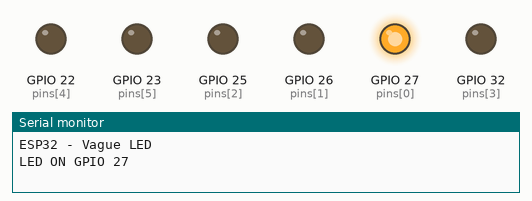
A sketch run on a simulated ESP32. Parts: output pins drawn as LEDs (lit = HIGH), the last lines printed to the serial monitor.

Above: at 0.15 s.
At 0.75 s:
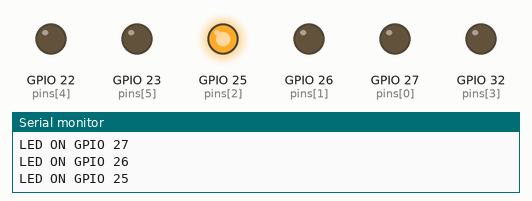
At 1.05 s:
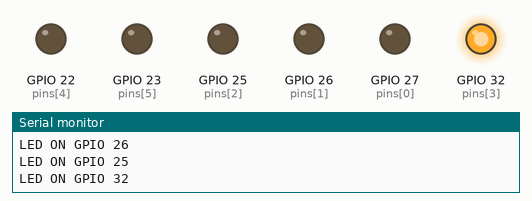
At 1.35 s:
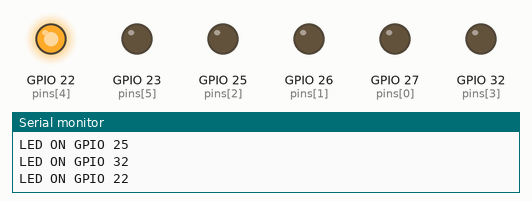
At 2.25 s:
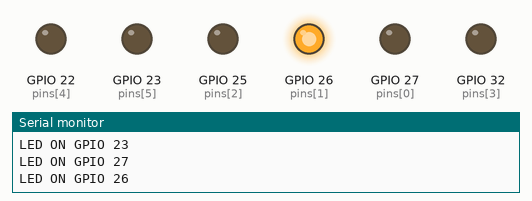
At 3.45 s:
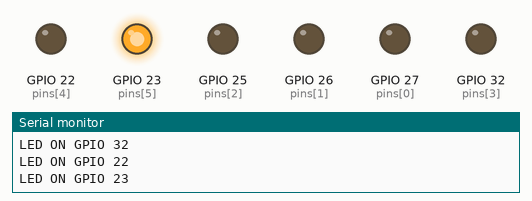
Timing chart, 0 to 4.1 s (numbered marks = the images above):
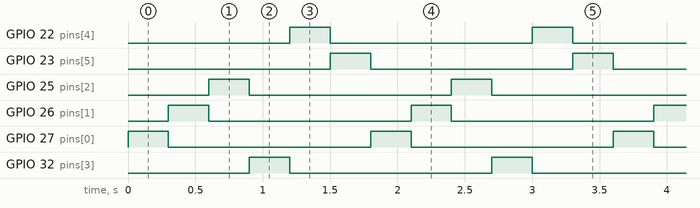

The sketch:

sketch_mdule_alarm.ino
```cpp
/*int pinLed1 = 27;
int pinLed2 = 26;
int pinLed3 = 25;
int pinLed4 = 32;
int pinLed5 = 22;
int pinLed6 = 23;

void setup() {
  Serial.begin(115200);
  pinMode(pinLed1, OUTPUT); // Définir le GPIO comme sortie
  pinMode(pinLed2, OUTPUT);
  pinMode(pinLed3, OUTPUT);
  pinMode(pinLed4, OUTPUT);
  pinMode(pinLed5, OUTPUT);
  pinMode(pinLed6, OUTPUT);
  while (!Serial)
  {
    ;
  }
  Serial.println("ESP32 OK !");
}

void loop() {
  digitalWrite(pinLed1, HIGH); // LED ON
  digitalWrite(pinLed2, HIGH);
  digitalWrite(pinLed3, HIGH);
  digitalWrite(pinLed4, HIGH);
  digitalWrite(pinLed5, HIGH);
  digitalWrite(pinLed6, HIGH);
  Serial.println("LED ON");
  Serial.println("Je suis vivant !/n/n");

  delay(1000);

  digitalWrite(pinLed1, LOW);  // LED OFF
  digitalWrite(pinLed2, LOW);
  digitalWrite(pinLed3, LOW);
  digitalWrite(pinLed4, LOW);
  digitalWrite(pinLed5, LOW);
  digitalWrite(pinLed6, LOW);
  Serial.println("LED OFF");
  Serial.println("Vie de Merde !");
  delay(1000);                // 1 seconde éteinte
}*/

int pins[] = {27, 26, 25, 32, 22, 23}; // tableau des GPIO
const int numLeds = 6;
int current = 0;

void setup() {
  Serial.begin(115200);
  for (int i = 0; i < numLeds; i++) {
    pinMode(pins[i], OUTPUT);
    digitalWrite(pins[i], LOW);
  }
  Serial.println("ESP32 - Vague LED");
}

void loop() {
  // Allumer LED courante
  digitalWrite(pins[current], HIGH);
  Serial.print("LED ON GPIO ");
  Serial.println(pins[current]);

  // Éteindre la LED précédente
  int previous = (current == 0) ? numLeds - 1 : current - 1;
  digitalWrite(pins[previous], LOW);

  current = (current + 1) % numLeds; // passer à la suivante
  delay(300); // durée entre chaque LED
}
```

Measured:
- by itself, GPIO 22 (pins[4]), GPIO 23 (pins[5]), GPIO 25 (pins[2]), GPIO 26 (pins[1]), GPIO 27 (pins[0]), GPIO 32 (pins[3]): alternates HIGH for 0.30 s and LOW for 1.5 s
- by itself, everything shown: repeats every 1.8 s, in 6 steps
